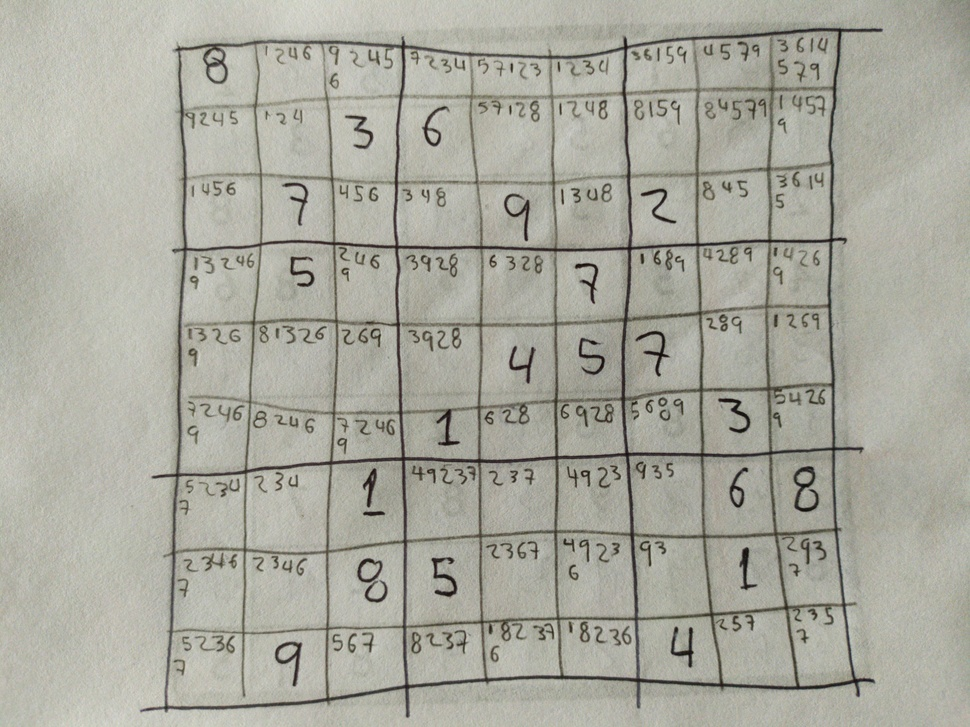
#> input picture task_3/images/sudoku_2.jpg, 970 x 727 px, shrunk from 4000 x 3000 before the run
$ python ProbHoughLines.py
#> lines starting #> are read from the running program, lines starting #| are printed output that depends on the picture; after the words box and inside, x2 and y2 are one past the last pixel; in counts of white or black regions, pixels touching at a corner belong together
import cv2
import cv2 as cv
import numpy as np
img=cv.imread('images/sudoku_2.jpg')
#> img is the input picture: shape (727, 970, 3); mean B, G, R 158.3, 169.2, 169.5
gray=cv.cvtColor(img,cv.COLOR_BGR2GRAY)
cv.imshow("Grayscale",gray)
edges=cv.Canny(gray,50,150, apertureSize=3)
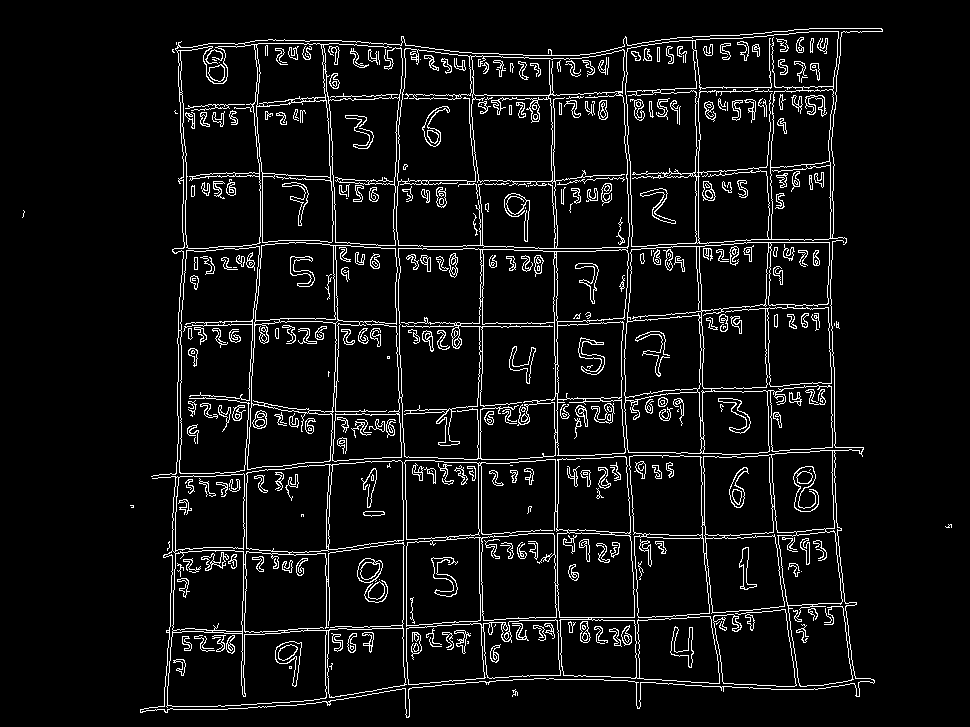
#> edges: shape (727, 970); 6.6% white in thin lines or dots
cv.imshow('Edges',edges)

lines = cv.HoughLinesP(edges,1,np.pi/180,100,minLineLength=100,maxLineGap=10)
#> lines = 40 rows, first 6: [554, 363, 554, 215], [224, 633, 337, 629], [702, 363, 705, 553], [607, 247, 778, 239], [560, 674, 793, 686], [653, 93, 767, 91]

for line in lines:
    x1,y1,x2,y2=line[0]
    cv.line(img,(x1,y1),(x2,y2),(0,255,0),2)
#> this loop made 40 passes
#> (x1, y1, x2, y2) on passes 1 to 12: (554, 363, 554, 215), (224, 633, 337, 629), (702, 363, 705, 553), (607, 247, 778, 239), (560, 674, 793, 686), (653, 93, 767, 91), (583, 320, 688, 313), (480, 399, 481, 509), (169, 639, 175, 473), (596, 178, 711, 176), (388, 412, 509, 404), (555, 460, 659, 455)
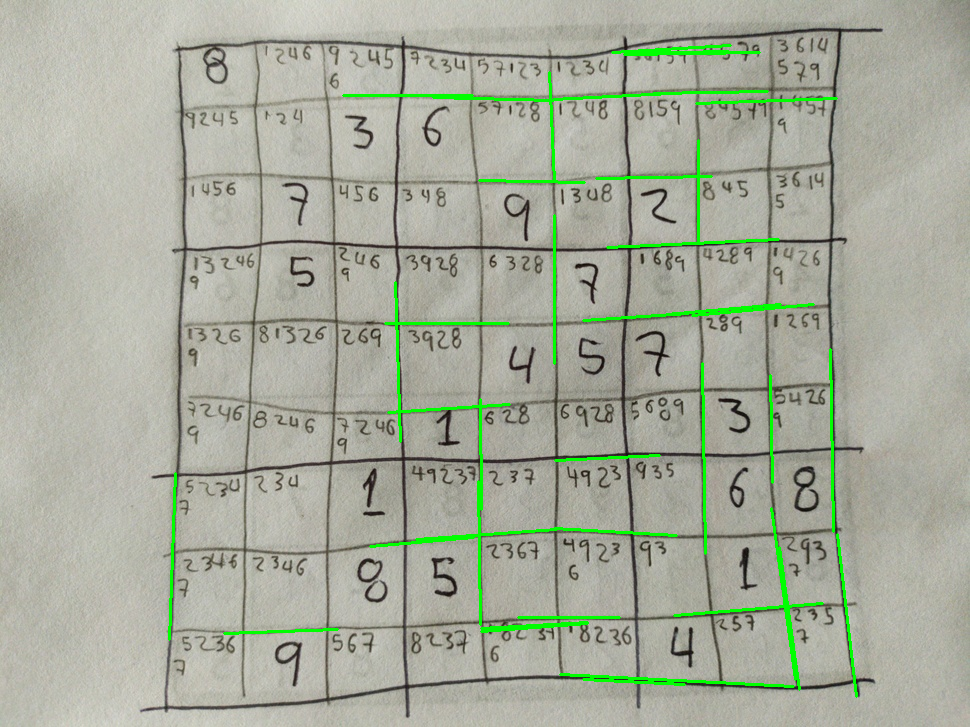
#> img: shape (727, 970, 3); 2.16% of pixels changed, all inside (x1, y1, x2, y2) = (168, 44, 858, 698)


cv2.imshow("Output image",img)
cv.waitKey(0);
# cv.destroyAllWindows()

$ run again, with task_3/images/sudoku_1.jpg copied over task_3/images/sudoku_2.jpg
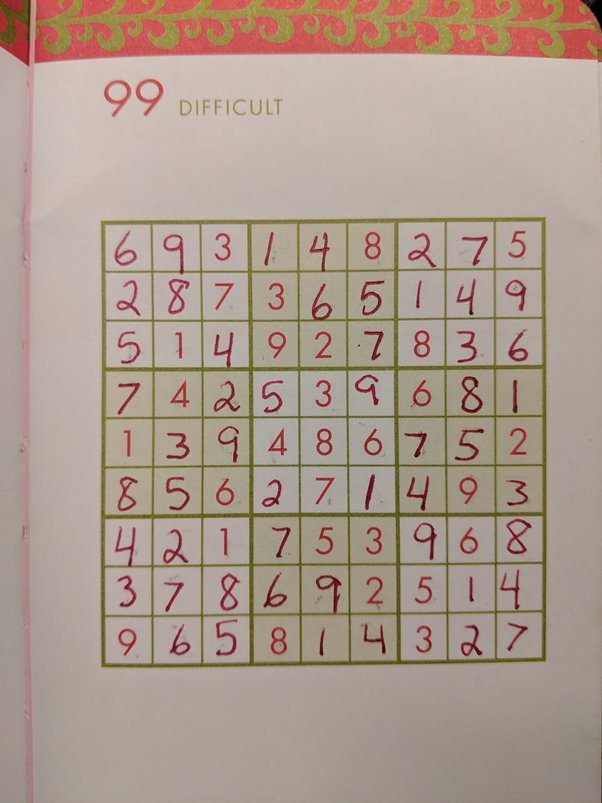
#> input picture task_3/images/sudoku_1.jpg, 602 x 803 px
#> img is the input picture: shape (803, 602, 3); mean B, G, R 141.5, 154.5, 172.1
#> `edges=cv.Canny(gray,50,150, apertureSize=3)`:
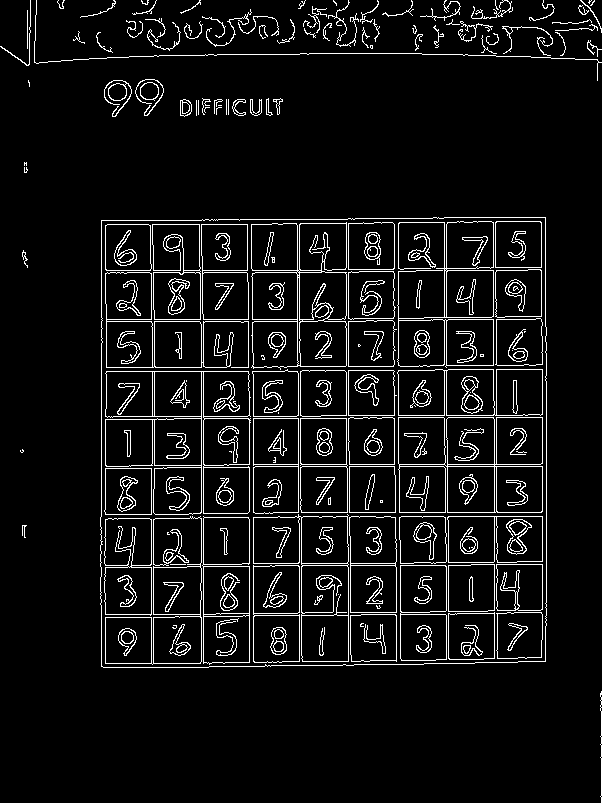
#> edges: shape (803, 602); 6.8% white in thin lines or dots
#> lines = 65 rows, first 6: [101, 576, 101, 220], [201, 599, 201, 324], [348, 450, 348, 218], [203, 667, 203, 314], [253, 666, 253, 353], [446, 439, 446, 217]
#> the loop `for line in lines:` made 65 passes
#> after the loop `for line in lines:`:
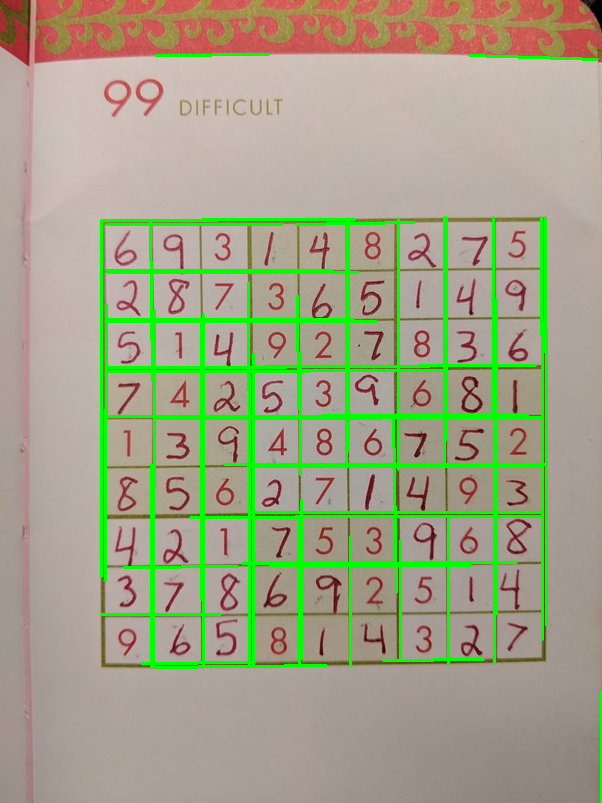
#> img: shape (803, 602, 3); 6.97% of pixels changed, all inside (x1, y1, x2, y2) = (100, 53, 602, 803)
